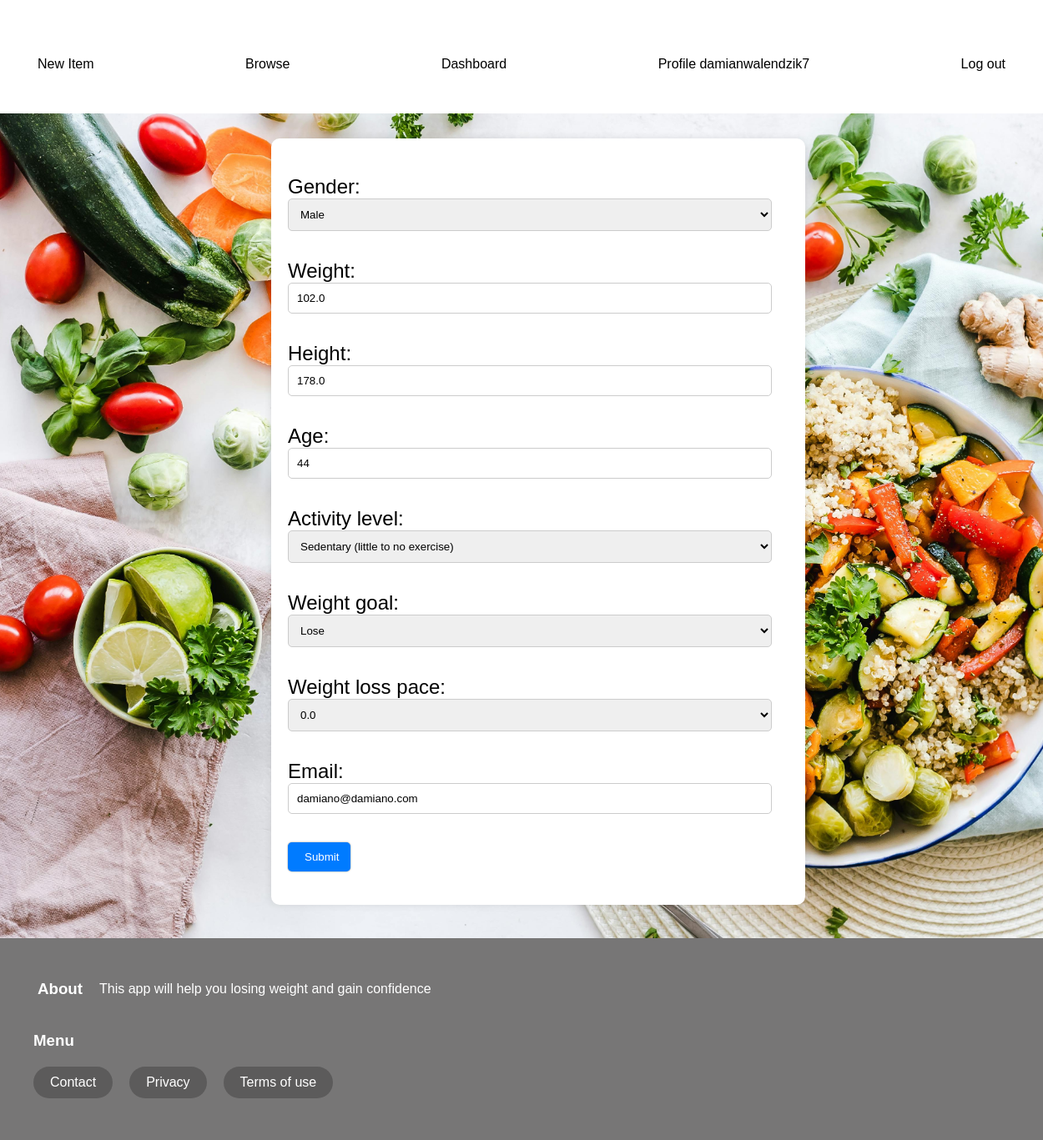
The page /api/profile/Damiano/editprofile/ (signed in) on the database its author committed.
### products/models.py (models this page shows, shortened)
class UserProfile(models.Model):
    GENDER_CHOICES = [
        ('male', 'Male'),
        ('female', 'Female')
    ]
    WEIGHT_GOAL_CHOICES = [
        ('lose', 'Lose'),
        ('maintain', 'Maintain'),
        ('gain', 'Gain')
    ]
    ACTIVITY_LEVEL_CHOICES = [
        (1.2, 'Sedentary (little to no exercise)'),
        (1.375, 'Lightly active (light exercise/sports 1-3 days/week)'),
        (1.55, 'Moderately active (moderate exercise/sports 3-5 days/week)'),
        (1.725, 'Very active (hard exercise/sports 6-7 days a week)'),
        (1.9, 'Extra active (very hard exercise/sports & physical job)')
    ]
    WEIGHT_CHANGE_PACE_CHOICES = [
        (-1.0, '-1.0'), (-0.9, '-0.9'), (-0.8, '-0.8'),
        (-0.7, '-0.7'), (-0.6, '-0.6'), (-0.5, '-0.5'),
        (-0.4, '-0.4'), (-0.3, '-0.3'), (-0.2, '-0.2'),
        (-0.1, '-0.1'), (0.0, '0.0'), (0.1, '0.1'),
        (0.2, '0.2'), (0.3, '0.3'), (0.4, '0.4'),
        (0.5, '0.5'), (0.6, '0.6'), (0.7, '0.7'),
        (0.8, '0.8'), (0.9, '0.9'), (1.0, '1.0'),
    ]
    user = models.OneToOneField(User, on_delete=models.CASCADE)
    gender = models.CharField(choices=GENDER_CHOICES, max_length=6)
    weight = models.FloatField()
    height = models.FloatField()
    age = models.IntegerField(validators=[MinValueValidator(0), MaxValueValidator(120)])
    activity_level = models.FloatField(choices=ACTIVITY_LEVEL_CHOICES)
    weight_goal = models.CharField(choices=WEIGHT_GOAL_CHOICES, max_length=8)
    weight_loss_pace = models.FloatField(choices=WEIGHT_CHANGE_PACE_CHOICES, default=0)
    date=models.DateField(default=datetime.now)
    email=models.EmailField()

### products/views.py (the view, shortened to what this page needs)
class UpdateDeleteProfileAPIView(generics.RetrieveUpdateDestroyAPIView):
    authentication_classes = [SessionAuthentication]
    permission_classes = [IsAuthenticated]
    lookup_field = 'username'  # Assuming 'user' is the field to look up the UserProfile
    queryset = UserProfile.objects.all()
    serializer_class = FoodConsumptionSerializer
    renderer_classes = [TemplateHTMLRenderer]
    def get_object(self):
        username = self.kwargs.get('username')
        return get_object_or_404(UserProfile, user__username=username)
    def get(self, request, *args, **kwargs):
        instance = self.get_object()
        form = UserProfileForm(instance=instance)
        return Response({'form': form}, template_name="products/editprofile.html")

### products/forms.py
class UserProfileForm(forms.ModelForm):
    class Meta:
        model = UserProfile
        fields = [
            'gender',
            'weight',
            'height',
            'age',
            'activity_level',
            'weight_goal',
            'weight_loss_pace',
            'email',
        ]

### products/templates/products/editprofile.html (shortened to what this page needs)
{% extends 'products/base.html' %}
{% block content %}
<div class="block-content-profile">
  <form method="post" class="block-content-form">
    <div>
      {{ form.as_p }}
    </div>
    <div>
      <button type="submit">Submit</button>
    </div>
  </form>
</div>
{% endblock %}

### products/templates/products/base.html (shortened to what this page needs)
{% load static %}
<!DOCTYPE html>
<html>
<head>
    <link rel="stylesheet" href='{% static "products/css/base.css" %}' />
</head>
<body>
    <nav class="navbar">
        <a href="/" class="navbar text header">Kcal counting app</a>
        <div class="navbar container">
            <a href="{% url 'create-product' %}" class="link new-item-link">New Item</a>
            <a href="#" class="link browse-link">Browse</a>
            {% if user.is_authenticated %}
                <a href="{% url 'dashboard' request.user.username %}" class="link dashboard-link">Dashboard</a>
                <a href="{% url 'profile_view' user.username %}" class="link login-link">Profile {{ user.username }}</a>
                <a href="{% url 'logout' %}" class="link logout-link">Log out</a>
            {% else %}
                <a href="{% url 'register' %}" class="link signup-link">Sign up</a>
                <a href="{% url 'login' %}" class="link login-link">Log in</a>
            {% endif %}
        </div>
    </nav>
    <div class="content">
            {% block content %}
            {% endblock %}
    </div>
    <footer class="footer">
        <div class="container container-footer">
            <h3 class="text footer-header">About</h3>
            <p class="footer-text">
                This app will help you losing weight and gain confidence
            </p>
        </div>
        <div class="footer-links">
            <h3 class="footer-links">Menu</h3>
            <ul>
                <li>
                    <a href="#" class="link contact-link">Contact</a>
                </li>
                <li>
                    <a href="#" class="link privacy-link">Privacy</a>
                </li>
                <li>
                    <a href="#" class="link terms-link">Terms of use</a>
                </li>
            </ul>
        </div>
    </footer>
</body>
</html>

### products/static/products/css/base.css (style rules this page uses)
body { font-family: Arial, sans-serif; margin: 0; padding: 0; }
.container { max-width: 1200px; margin: 0 auto; padding: 0 20px; }
.navbar { background-color: #FFFFFFE9; padding: 20px 0; color: #fff; }
.navbar.text { text-decoration: none; }
.navbar .container { display: flex; justify-content: space-between; }
.link { display: inline-block; padding: 10px 20px; border-radius: 20px; background-color: #FFFFFFE9; color: #000000; text-decoration: none; transition: background-color 0.3s ease; }
.content { position: relative; padding: 20px; color: #333; width: 100%; min-height: calc(100vh - 150px); font-size: 24px; z-index: 1; }
.footer { background-color: #555454CC; padding: 30px 0; color: #fff; z-index: 500; }
.footer-header { margin: 20px; }
.footer .container-footer { display: flex; align-items: center; }
.footer-links { margin: 20px; }
.footer-links ul { padding: 0; margin: 20px; display: flex; list-style: none; }
.footer-links li { margin-right: 20px; }
.footer .link { padding: 10px 20px; border-radius: 20px; background-color: #555454CC; color: #fff; text-decoration: none; transition: background-color 0.3s ease; }
.block-content-profile { position: relative; z-index: 1000; color: #000000 !important; background-color: #ffffff; width: calc(100% - 20px); max-width: 600px; padding: 20px; border-radius: 10px; margin-top: 10px; box-shadow: 0 0 10px rgba(0, 0, 0, 0.1); margin-bottom: 20px; left: 50%; transform: translateX(-50%); }
.block-content-form { width: 100%; }
.block-content-form div { margin-bottom: 20px; }
.block-content-form input[type="text"], .block-content-form input[type="email"], .block-content-form input[type="password"], .block-content-form select, .block-content-form textarea, .block-content-form input[type="number"] { width: calc(100% - 20px); padding: 10px; border: 1px solid #ccc; border-radius: 5px; margin-bottom: 10px; box-sizing: border-box; }
.block-content-form button[type="submit"] { background-color: #007bff; color: #fff; padding: 10px 20px; border: none; border-radius: 5px; cursor: pointer; transition: background-color 0.3s ease; }
button { width: 75px; cursor: pointer; box-shadow: 0px 0px 2px gray; border: none; outline: none; padding: 5px; border-radius: 5px; color: white; }

### rows shown on the page
UserProfile: gender "Male", weight "102.0", height "178.0", age "44", activity_level "Sedentary (little to no exercise)", weight_goal "Lose", weight_loss_pace "0.0", email "damiano@damiano.com"

### other values the page prints
{{ user.username }} "damianwalendzik7"
